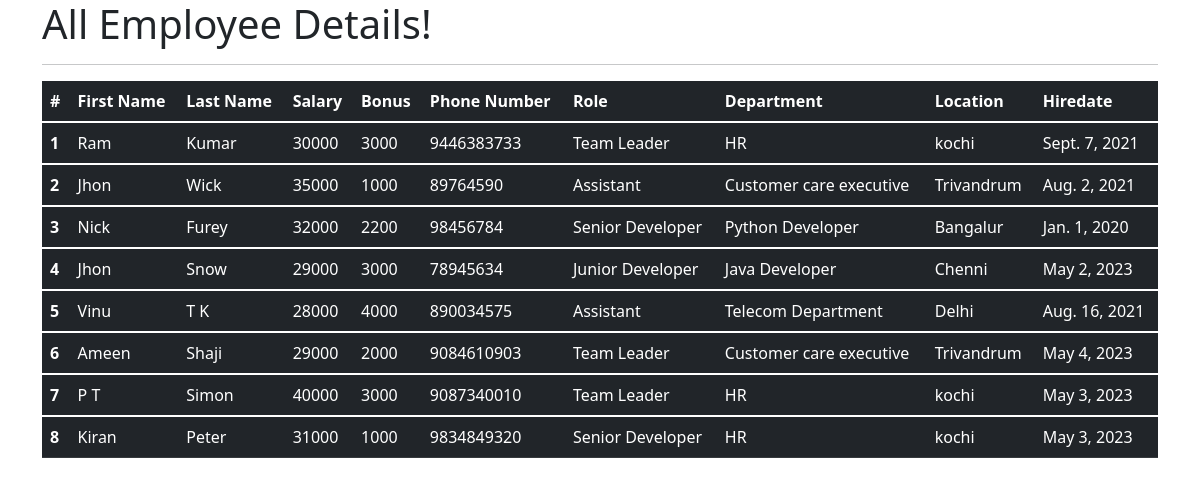
The app's page /all_emp with its own data.
### emp_app/models.py (models this page shows, shortened)
class Employee(models.Model):
    first_name = models.CharField(max_length=100, null=False)
    last_name = models.CharField(max_length=100)
    dept = models.ForeignKey(Department, on_delete=models.CASCADE)
    salary = models.IntegerField(default=0)
    bonus = models.IntegerField(default=0)
    role = models.ForeignKey(Role, on_delete=models.CASCADE)
    phone = models.IntegerField(default=0)
    hire_date = models.DateField()
    def __str__(self):
        return "%s %s %s" %(self.first_name, self.last_name, self.phone)

class Role(models.Model):
    name = models.CharField(max_length=100, null=False)

class Department(models.Model):
    name = models.CharField(max_length=100,null=False)
    location = models.CharField(max_length=100)

### emp_app/views.py (the view)
# urls.py: path('all_emp', views.all_emp, name='all_emp'),
def all_emp(request):
    emps = Employee.objects.all()
    context = {
        'emps': emps
    }
    print(context)
    return render(request, 'view_all_emp.html', context)

### emp_app/templates/view_all_emp.html (shortened to what this page needs)
<!DOCTYPE html>
<html lang="en">
<head>
  <link href="https://cdn.jsdelivr.net/npm/bootstrap@5.1.3/dist/css/bootstrap.min.css" rel="stylesheet">
</head>
  <body>
  <div class="container">
          <h1>All Employee Details!</h1>
      <hr>
     <table class="table table-dark">
  <thead>
    <tr>
      <th scope="col">#</th>
      <th scope="col">First Name</th>
      <th scope="col">Last Name</th>
      <th scope="col">Salary</th>
      <th scope="col">Bonus</th>
      <th scope="col">Phone Number</th>
      <th scope="col">Role</th>
      <th scope="col">Department</th>
      <th scope="col">Location</th>
      <th scope="col">Hiredate</th>
    </tr>
  </thead>
         {% for emp in emps %}
  <tbody>
    <tr>
      <th scope="row">{{emp.id}}</th>
      <td>{{emp.first_name}}</td>
      <td>{{emp.last_name}}</td>
      <td>{{emp.salary}}</td>
      <td>{{emp.bonus}}</td>
      <td>{{emp.phone}}</td>
      <td>{{emp.role.name}}</td>
      <td>{{emp.dept.name}}</td>
      <td>{{emp.dept.location}}</td>
      <td>{{emp.hire_date}}</td>
    </tr>
  </tbody>
         {% endfor %}
</table>
  </div>
  </body>
</html>

### records on screen
Employee: id "1", first_name "Ram", last_name "Kumar", salary "30000", bonus "3000", phone "9446383733", role.name "Team Leader", dept.name "HR", dept.location "kochi", hire_date "Sept. 7, 2021"
Employee: id "2", first_name "Jhon", last_name "Wick", salary "35000", bonus "1000", phone "89764590", role.name "Assistant", dept.name "Customer care executive", dept.location "Trivandrum", hire_date "Aug. 2, 2021"
Employee: id "3", first_name "Nick", last_name "Furey", salary "32000", bonus "2200", phone "98456784", role.name "Senior Developer", dept.name "Python Developer", dept.location "Bangalur", hire_date "Jan. 1, 2020"
Employee: id "4", first_name "Jhon", last_name "Snow", salary "29000", bonus "3000", phone "78945634", role.name "Junior Developer", dept.name "Java Developer", dept.location "Chenni", hire_date "May 2, 2023"
Employee: id "5", first_name "Vinu", last_name "T K", salary "28000", bonus "4000", phone "890034575", role.name "Assistant", dept.name "Telecom Department", dept.location "Delhi", hire_date "Aug. 16, 2021"
Employee: id "6", first_name "Ameen", last_name "Shaji", salary "29000", bonus "2000", phone "9084610903", role.name "Team Leader", dept.name "Customer care executive", dept.location "Trivandrum", hire_date "May 4, 2023"
Employee: id "7", first_name "P T", last_name "Simon", salary "40000", bonus "3000", phone "9087340010", role.name "Team Leader", dept.name "HR", dept.location "kochi", hire_date "May 3, 2023"
Employee: id "8", first_name "Kiran", last_name "Peter", salary "31000", bonus "1000", phone "9834849320", role.name "Senior Developer", dept.name "HR", dept.location "kochi", hire_date "May 3, 2023"
